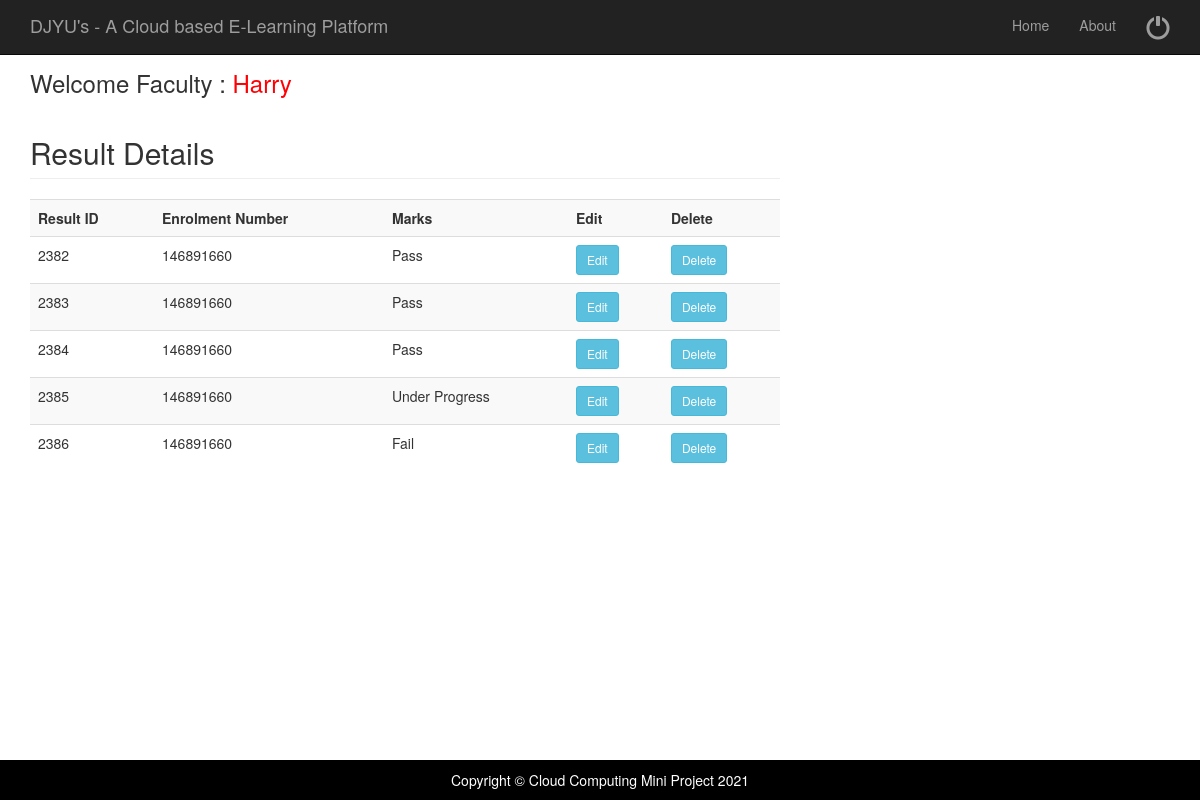
The page /resultdetails.php (signed in) on the database its author committed.
### tables this page shows
CREATE TABLE `result` (
  `RsID` bigint(20) NOT NULL,
  `Eno` varchar(20) NOT NULL,
  `Ex_ID` int(10) NOT NULL,
  `Marks` varchar(20) NOT NULL
);

### resultdetails.php (the view, shortened to what this page needs)
	<?php
$fname = $_SESSION[ "fname" ];
?>
<?php include('fhead.php');  ?>
<div class="container">
	<div class="row">
		<div class="col-md-8">
			<h3> Welcome Faculty : <a href="welcomefaculty.php" ><span style="color:#FF0004"> <?php echo $fname; ?></span></a> </h3>
			<?php
include('database.php');
$sql="SELECT * FROM result";
$rs=mysqli_query($connect,$sql);
echo "<h2 class='page-header'>Result Details</h2>";
echo "<table class='table table-striped' style='width:100%'>
<tr>
<th>Result ID</th>
<th>Enrolment Number</th>
<th>Marks</th>
<th>Edit</th>
<th>Delete</th>
</tr>";
while($row=mysqli_fetch_array($rs))
{
?>
			<tr>
	<td>
	<?PHP echo $row['RsID'];?>
	</td>
	<td>
	<?PHP echo $row['Eno'];?>
	</td>
	<td>
	<?PHP echo $row['Marks'];?>
	</td>
	<td><a href="updateresultdetails.php?editid=<?php echo $row['RsID']; ?>"><input type="button" Value="Edit" class="btn btn-info btn-sm"></a>
	</td>
	<td><a href="resultdetails.php?deleteid=<?php echo $row['RsID']; ?>"><input type="button" Value="Delete" class="btn btn-info btn-sm"></a>
	</td>
			</tr>
			<?php
			}
			?>
			</table>
		</div>
	</div>
	<?php include('allfoot.php');  ?>

### fhead.php (shortened to what this page needs)
<!doctype html>
<html lang="en">
<head>
    <link href="css/bootstrap.min.css" rel="stylesheet">
    <link href="css/modern-business.css" rel="stylesheet">
    <link href="font-awesome/css/font-awesome.min.css" rel="stylesheet" type="text/css">
</head>
<body>
<header>
    <nav class="navbar navbar-inverse navbar-fixed-top" role="navigation">
        <div class="container">
            <div class="navbar-header">
                <a class="navbar-brand">DJYU's - A Cloud based E-Learning Platform</a>
            </div>
            <div class="collapse navbar-collapse" id="bs-example-navbar-collapse-1">
                <ul class="nav navbar-nav navbar-right">
                    <li>
                        <a href="welcomefaculty.php">Home</a>
                    </li>
                       <li>
                        <a href="about.php">About</a>
                    </li>
					 <li>
                        <a href="logoutfaculty.php" style="font-size: x-large;"><span class="glyphicon glyphicon-off title=" title="logout"></span> </a>
                    </li>
                </ul>
            </div>
        </div>
    </nav>
</header>

### allfoot.php (shortened to what this page needs)
        <footer>
            <div class="row">
                <div class="col-lg-12">
                    <p class="footer text-center">Copyright &copy; Cloud Computing Mini Project 2021</p>
                </div>
            </div>
        </footer>
    </div>
</body>
</html>

### css/modern-business.css (style rules this page uses)
html, body { height: 100%; }
body { padding-top: 50px; }
footer { margin: 50px 0; }

### allfoot.php (style rules this page uses)
.footer { background: #000; padding: 10px 0px; color: #fff;position: fixed;left: 0; right: 0;bottom: -10px; }

### rows shown on the page
result: RsID "2382", Eno "146891660", Marks "Pass"
result: RsID "2383", Eno "146891660", Marks "Pass"
result: RsID "2384", Eno "146891660", Marks "Pass"
result: RsID "2385", Eno "146891660", Marks "Under Progress"
result: RsID "2386", Eno "146891660", Marks "Fail"

### other values the page prints
$fname "Harry"
